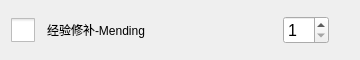
<?xml version="1.0" encoding="UTF-8"?>
<ui version="4.0">
 <class>ItemWidget_Ench</class>
 <widget class="QWidget" name="ItemWidget_Ench">
  <property name="geometry">
   <rect>
    <x>0</x>
    <y>0</y>
    <width>360</width>
    <height>60</height>
   </rect>
  </property>
  <property name="sizePolicy">
   <sizepolicy hsizetype="Preferred" vsizetype="Preferred">
    <horstretch>0</horstretch>
    <verstretch>0</verstretch>
   </sizepolicy>
  </property>
  <property name="windowTitle">
   <string>Form</string>
  </property>
  <layout class="QGridLayout" name="gridLayout">
   <item row="0" column="0">
    <widget class="QCheckBox" name="cb">
     <property name="sizePolicy">
      <sizepolicy hsizetype="Fixed" vsizetype="Fixed">
       <horstretch>0</horstretch>
       <verstretch>0</verstretch>
      </sizepolicy>
     </property>
     <property name="minimumSize">
      <size>
       <width>24</width>
       <height>24</height>
      </size>
     </property>
     <property name="styleSheet">
      <string notr="true">QCheckBox::indicator {
width: 24px;
height: 24px;
}</string>
     </property>
     <property name="text">
      <string/>
     </property>
     <property name="iconSize">
      <size>
       <width>24</width>
       <height>24</height>
      </size>
     </property>
     <property name="checkable">
      <bool>true</bool>
     </property>
    </widget>
   </item>
   <item row="0" column="1">
    <widget class="QLabel" name="name">
     <property name="sizePolicy">
      <sizepolicy hsizetype="Fixed" vsizetype="Preferred">
       <horstretch>4</horstretch>
       <verstretch>0</verstretch>
      </sizepolicy>
     </property>
     <property name="text">
      <string>经验修补-Mending</string>
     </property>
    </widget>
   </item>
   <item row="0" column="2">
    <spacer name="horizontalSpacer">
     <property name="orientation">
      <enum>Qt::Horizontal</enum>
     </property>
     <property name="sizeHint" stdset="0">
      <size>
       <width>40</width>
       <height>20</height>
      </size>
     </property>
    </spacer>
   </item>
   <item row="0" column="3">
    <widget class="QSpinBox" name="sb">
     <property name="minimumSize">
      <size>
       <width>32</width>
       <height>24</height>
      </size>
     </property>
     <property name="font">
      <font>
       <pointsize>12</pointsize>
      </font>
     </property>
     <property name="minimum">
      <number>1</number>
     </property>
    </widget>
   </item>
   <item row="0" column="4">
    <spacer name="horizontalSpacer_2">
     <property name="orientation">
      <enum>Qt::Horizontal</enum>
     </property>
     <property name="sizeType">
      <enum>QSizePolicy::Fixed</enum>
     </property>
     <property name="sizeHint" stdset="0">
      <size>
       <width>20</width>
       <height>20</height>
      </size>
     </property>
    </spacer>
   </item>
  </layout>
 </widget>
 <resources/>
 <connections/>
</ui>
